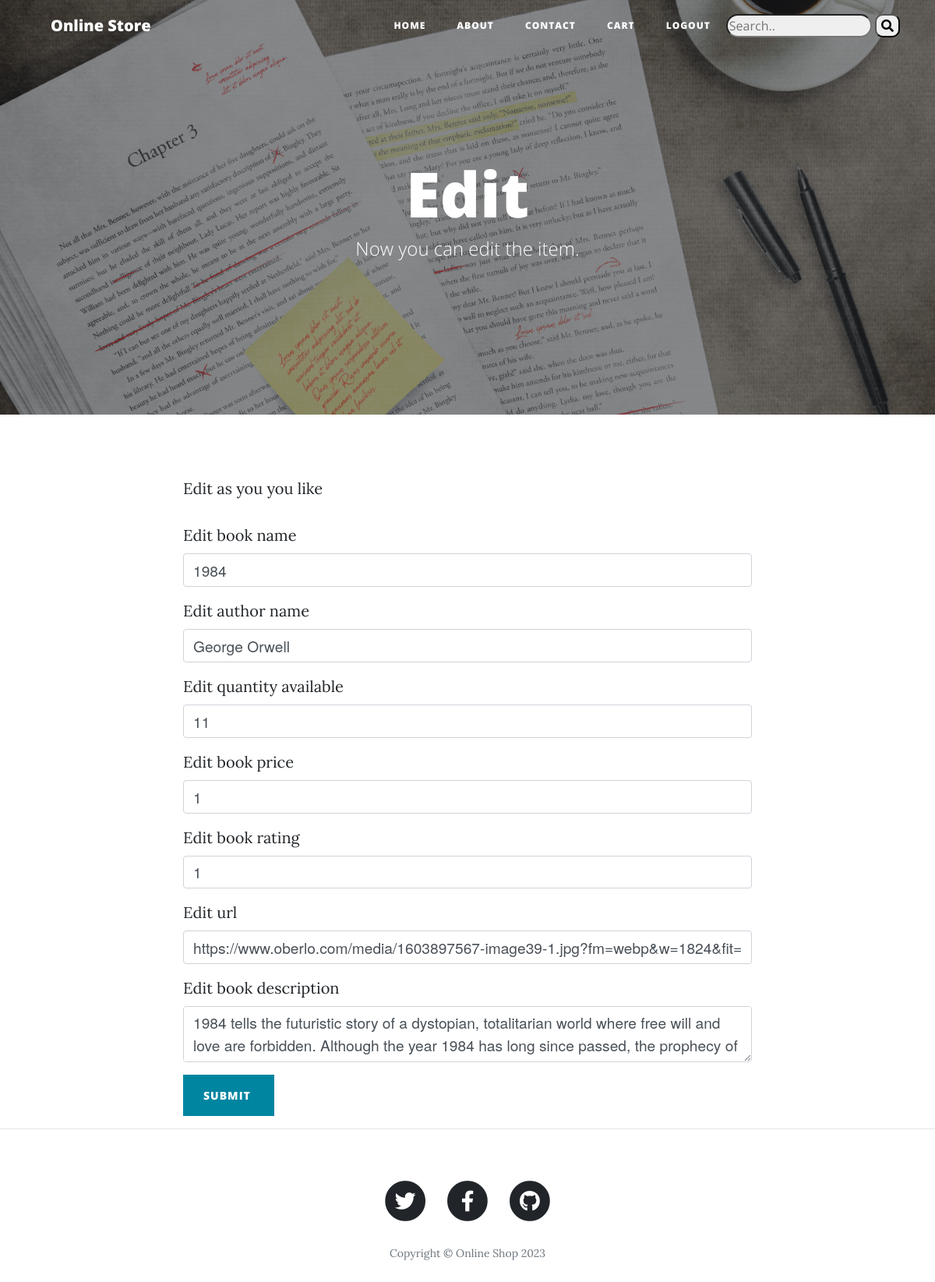
The app's page /edit/4 (signed in), older data.
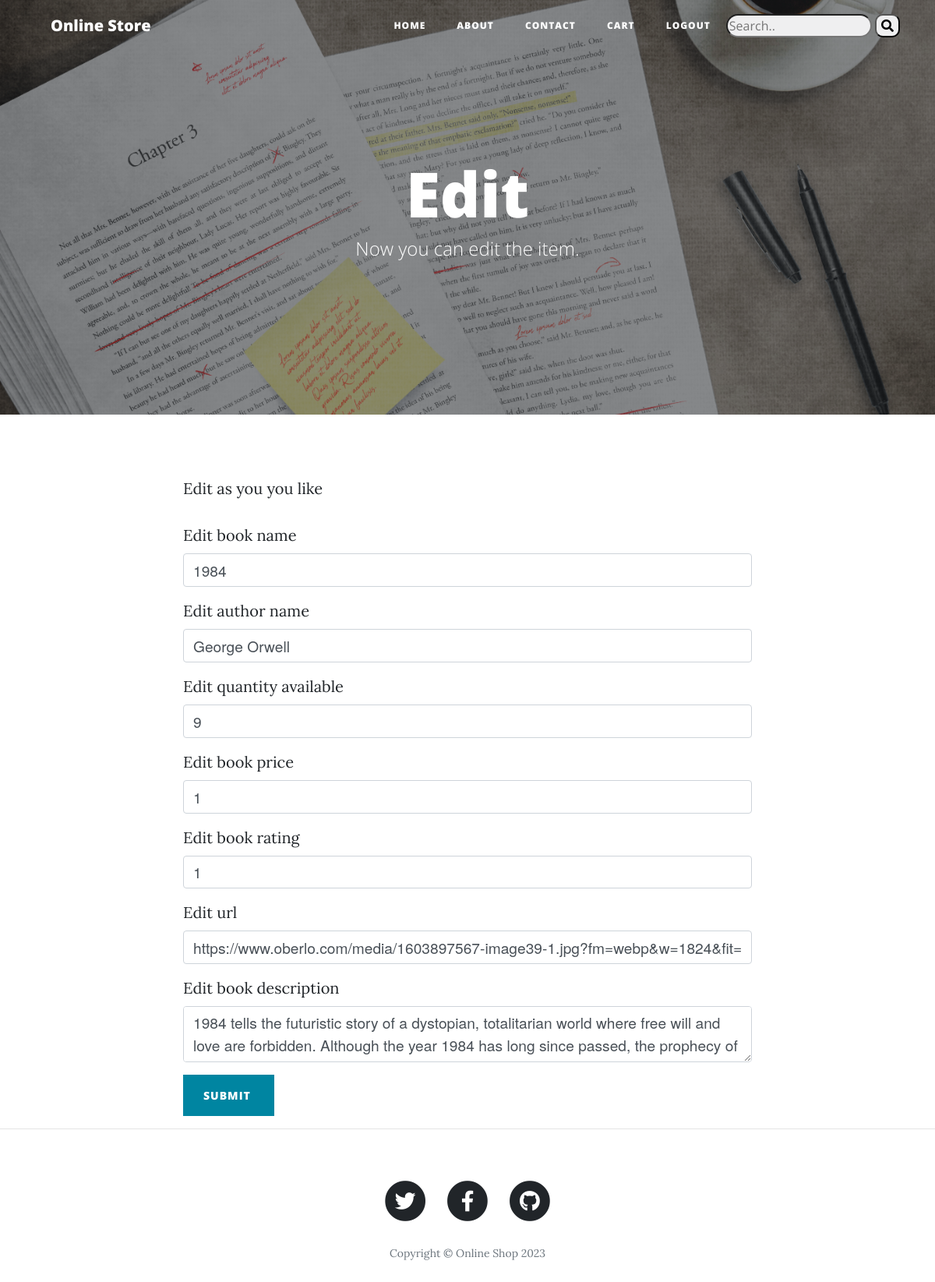
The same page, newer data.
### main.py (models this page shows)
class Books(db.Model):
    id = db.Column(db.Integer, primary_key=True)
    name = db.Column(db.String(250))
    author = db.Column(db.String(250))
    quantity = db.Column(db.Integer)
    price = db.Column(db.Integer)
    rating = db.Column(db.Integer)
    url = db.Column(db.String(250))
    description = db.Column(db.String(250))

### main.py (the view, shortened to what this page needs)
@app.route('/edit/<int:id>', methods=["GET", "POST"])
@login_required
def edit(id):
    edit_form = BookForm()
    if request.method == 'GET':
        book_to_edit = Books.query.filter_by(id=id).first()
        edit_form.name.data = book_to_edit.name
        edit_form.author.data = book_to_edit.author
        edit_form.quantity.data = book_to_edit.quantity
        edit_form.price.data = book_to_edit.price
        edit_form.rating.data = book_to_edit.rating
        edit_form.url.data = book_to_edit.url
        edit_form.description.data = book_to_edit.description
        return render_template('edit.html', form=edit_form)

### forms.py
class BookForm(FlaskForm):
    name = StringField('Edit book name', validators=[DataRequired()])
    author = StringField('Edit author name', validators=[DataRequired()])
    quantity = IntegerField('Edit quantity available ', validators=[DataRequired(message='Error: Integer expected')])
    price = FloatField('Edit book price', validators=[DataRequired(message='Error: Integer expected')])
    rating = IntegerField('Edit book rating', validators=[DataRequired(message='Error: Integer expected'), NumberRange(min=0, max=5)])
    url = TextField('Edit url', validators=[DataRequired(), URL()])
    description = TextAreaField('Edit book description', validators=[DataRequired()])
    submit = SubmitField('Submit ')

### main.py (called while the page is built)
@login_manager.user_loader
def load_user(user_id):
    print(f'User id to load: {User.query.get(int(user_id))}')
    return User.query.get(int(user_id))

### templates/edit.html
{% include "header.html" %}
{% import "bootstrap/wtf.html" as wtf %}
  <header class="masthead" style="background-image: url('{{ url_for('static', filename='img/edit.jpg')}}')">
    <div class="overlay"></div>
    <div class="container">
      <div class="row">
        <div class="col-lg-8 col-md-10 mx-auto">
          <div class="page-heading">
            <h1>Edit</h1>
            <span class="subheading">Now you can edit the item.</span>
          </div>
        </div>
      </div>
    </div>
  </header>
  <div class="container">
    <div class="row">
      <div class="col-lg-8 col-md-10 mx-auto">
        <p>Edit as you you like</p>
          {{ wtf.quick_form(form, button_map={"submit": "primary"}, novalidate=False) }}
      </div>
    </div>
  </div>
  <hr>
  {% include "footer.html" %}

Row changes from the older to the newer data that the page shows:
changed Books "George Orwell": quantity "11" → "9"
